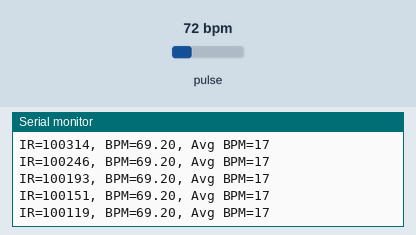
This sketch was run on a simulated ESP32. Shown: the last lines printed to the serial monitor. The test bench sets the inputs (shaded band); at power-on: pulse 72 bpm.

Above: at 1.2 s.
1.3 s: pulse set to 42 bpm
At 1.34 s:
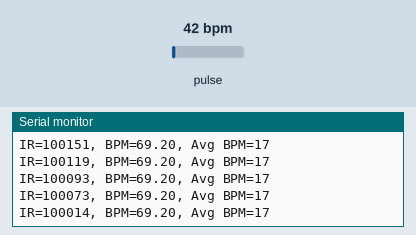
2.8 s: pulse set to 70 bpm
At 2.8 s:
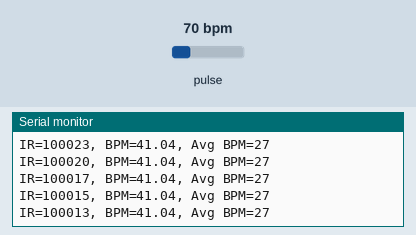
Timing chart, 0 to 5.8 s (numbered marks = the images above; inputs shaded):
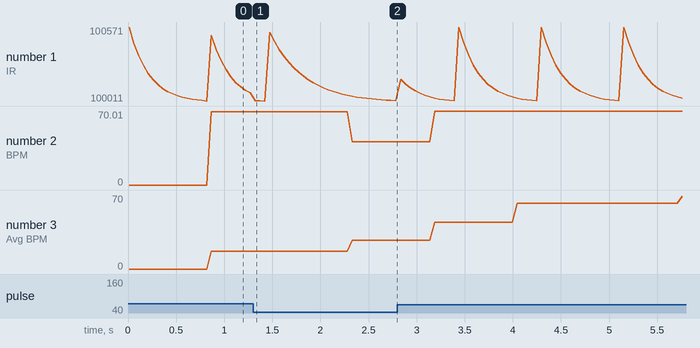

The sketch:

4_pulse.ino
```cpp
#include <Wire.h>
#include "MAX30105.h"
#include "heartRate.h"

MAX30105 particleSensor;

const byte RATE_SIZE = 4;
byte rates[RATE_SIZE];
byte rateSpot = 0;
long lastBeat = 0;

float beatsPerMinute;
int beatAvg;

void setup()
{
  Serial.begin(115200);
  Wire.begin(21, 22, 100000);  // SDA=21, SCL=22, 100kHz

  if (!particleSensor.begin(Wire, I2C_SPEED_STANDARD))
  {
    Serial.println("MAX30102 not found. Check wiring.");
    while (1);
  }

  particleSensor.setup();
  particleSensor.setPulseAmplitudeRed(0x0A); // Red LED low to indicate working
  particleSensor.setPulseAmplitudeGreen(0);  // Turn off Green LED
  Serial.println("Place finger on sensor.");
}

void loop()
{
  long irValue = particleSensor.getIR();

  if (checkForBeat(irValue) == true)
  {
    long delta = millis() - lastBeat;
    lastBeat = millis();

    beatsPerMinute = 60 / (delta / 1000.0);

    if (beatsPerMinute < 255 && beatsPerMinute > 20)
    {
      rates[rateSpot++] = (byte)beatsPerMinute;
      rateSpot %= RATE_SIZE;

      beatAvg = 0;
      for (byte x = 0; x < RATE_SIZE; x++)
        beatAvg += rates[x];
      beatAvg /= RATE_SIZE;
    }
  }

  Serial.print("IR=");
  Serial.print(irValue);
  Serial.print(", BPM=");
  Serial.print(beatsPerMinute);
  Serial.print(", Avg BPM=");
  Serial.println(beatAvg);

  delay(40); // 👈 Practical delay to avoid I2C flood (~25Hz)
}
```

Measured:
- after the input at 1.3 s, the serial monitor: prints a new line at once (image 1)
- plotted number 2: 69.2 → 41.04 after the input at 1.3 s
- plotted number 3: 17 → 27 after the input at 1.3 s
